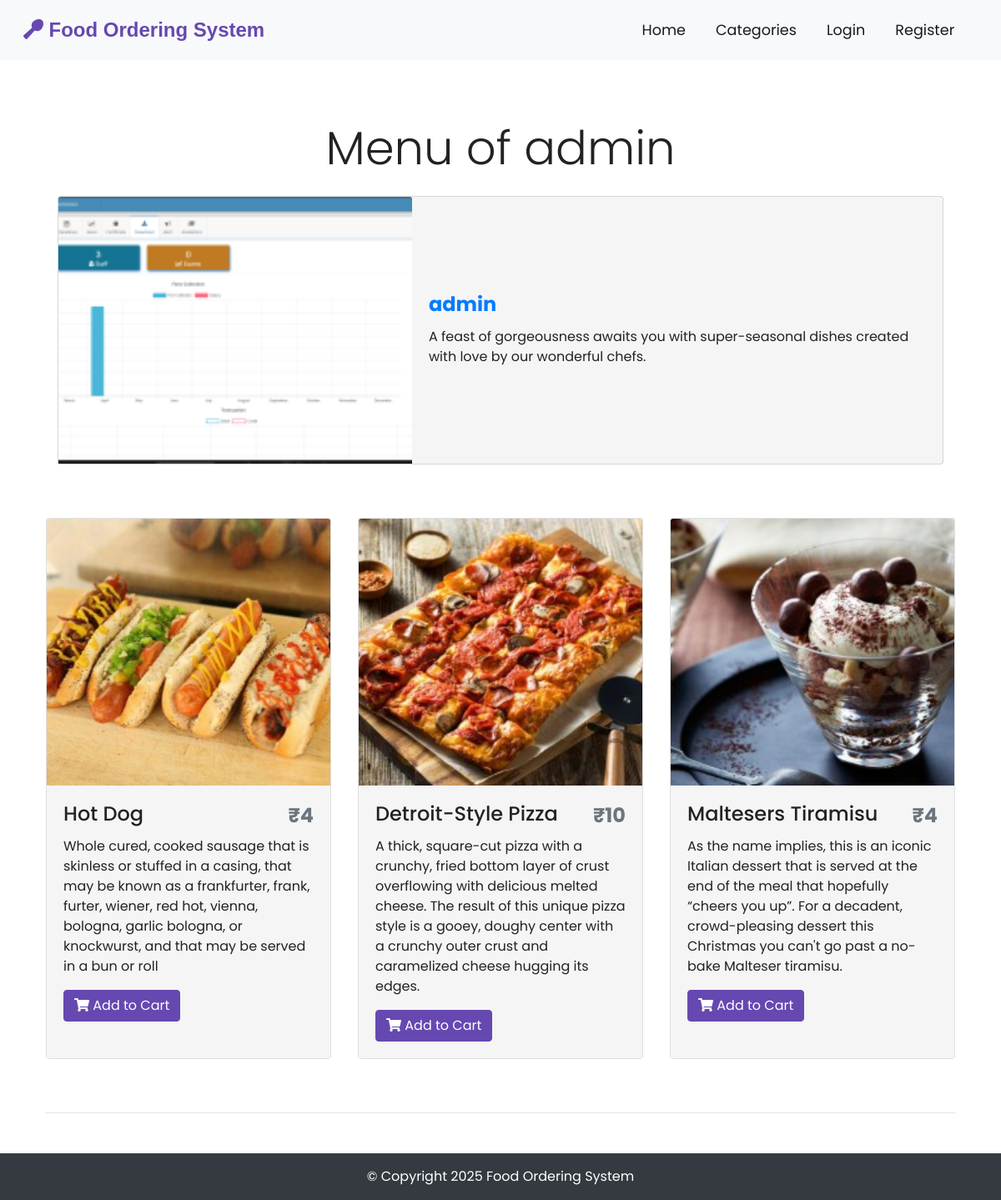
The app's page /dish/list/3 with its own data.
### tables this page shows
CREATE TABLE `categories` (
  `c_id` int(11) NOT NULL,
  `c_name` varchar(255) NOT NULL,
  `img` text DEFAULT NULL
);

CREATE TABLE `dishesh` (
  `d_id` int(11) NOT NULL,
  `c_id` int(11) NOT NULL,
  `name` varchar(255) NOT NULL,
  `about` varchar(255) NOT NULL,
  `price` float NOT NULL,
  `img` text NOT NULL,
  `status` int(11) DEFAULT 1
);

### application/controllers/Dish.php (called while the page is built, shortened)
<?php
class Dish extends CI_Controller {
    function __construct(){
        $this->load->library('cart');
    }
    public function list($id) {
        $this->load->model('Menu_model');
        $dishesh = $this->Menu_model->getDishesh($id);
        $this->load->model('Cat_model');
        $cat = $this->Cat_model->getCategory($id);
        $data['dishesh'] = $dishesh;
        $data['cat'] = $cat;
        $this->load->view('front/partials/header');
        $this->load->view('front/dish', $data);
        $this->load->view('front/partials/footer');
    }
}

### index.php (called while the page is built, shortened)
<?php
require_once BASEPATH.'core/CodeIgniter.php';

### application/models/Cat_model.php (called while the page is built, shortened)
<?php
class Cat_model extends CI_Model {
    public function getCategory($id) {
        $this->db->where('c_id', $id);
        $category = $this->db->get('categories')->row_array();
        return $category;
    }
}

### application/models/Menu_model.php (called while the page is built, shortened)
<?php
class Menu_model extends CI_Model {
    public function getDishesh($id) {
        $this->db->where('c_id', $id);
        $this->db->where('status', 1);
        $dish = $this->db->get('dishesh')->result_array();
        return $dish;
    }
}

### application/views/front/dish.php (the view)
<div class="container p-4">
    <div class="row welcome text-center welcome">
        <div class="col-12">
            <h1 class="display-4">Menu of <?php echo $cat['c_name']; ?></h1>
        </div>
    </div>
    <div class="container cat-card">
        <div class="card">
            <?php $img = $cat['img'];?>
            <img src="<?php echo base_url().'public/uploads/category/thumb/'.$img; ?>" class="card-img-top" />
            <div class="card-body">
                <h4 class="card-title font-weight-bold text-primary"><?php echo $cat['c_name']; ?></h4>
                <p class="card-text">
                A feast of gorgeousness awaits you with super-seasonal dishes created with love by our wonderful chefs.
                </p>
            </div>
        </div>
    </div>
</div>
<div class="container p-4 dish-card">
    <div class="row">
        <?php if(!empty($dishesh)) { ?>
        <?php foreach($dishesh as $dish) { ?>
        <div class="col-md-6 col-lg-4 d-flex align-items-stretch">
            <div class="card mb-4 shadow-sm">
                <?php $image = $dish['img'];?>
                <img class="card-img-top" src="<?php echo base_url().'public/uploads/dishesh/thumb/'.$image; ?>">
                <div class="card-body">
                    <div class="d-flex justify-content-between align-items-center">
                        <h4 class="card-title"><?php echo $dish['name']; ?></h4>
                        <h4 class="text-muted"><b>₹<?php echo $dish['price']; ?></b></h4>
                    </div>
                    <p class="card-text"><?php echo $dish['about']; ?></p>
                    <a href="<?php echo base_url().'Dish/addToCart/'.$dish['d_id']; ?>" class="btn btn-primary"><i
                            class="fas fa-shopping-cart"></i> Add to
                        Cart</a>
                </div>
            </div>
        </div>
        <?php } ?>
        <?php } else { ?>
        <div class="jumbotron">
            <h1>No records found</h1>
        </div>
        <?php } ?>
    </div>
    <hr class="my-4">
</div>

### assets/css/style.css (style rules this page uses)
html, body { height: 100%; width: 100%; font-family: "Poppins", sans-serif; color: #222; }
.btn-primary { background-color: #6648b1; border: 1px solid #6648b1; }
.welcome { width: 75%; margin: 0 auto; padding-top: 2rem; }
.dish-card .card-img-top { width: 100%; height: 40vh; object-fit: cover; }
.dish-card .card-body { background-color: #f5f5f5; }
.cat-card .card { flex-direction: row; align-items: center; }
.cat-card .card-title { font-weight: bold; }
.cat-card .card img { width: 80%; height: 40vh; object-fit: cover; }
.cat-card .card { background-color: #f5f5f5; }
@media only screen and (max-width: 1200px) { .cat-card .card img { width: 40%; } }
[class*="col-"] { padding: 1rem; }

### records on screen
categories: c_name "admin", img (picture)
dishesh: img (picture), name "Hot Dog", price "4", about "Whole cured, cooked sausage that is skinless or stuffed in a casing, that may be known as a frankfurter, frank, furter, wiener, red hot, vienna, bologna, garlic bologna, or knockwurst, and that may be served in a bun or roll"
dishesh: img (picture), name "Detroit-Style Pizza", price "10", about "A thick, square-cut pizza with a crunchy, fried bottom layer of crust overflowing with delicious melted cheese. The result of this unique pizza style is a gooey, doughy center with a crunchy outer crust and caramelized cheese hugging its edges."
dishesh: img (picture), name "Maltesers Tiramisu", price "4", about "As the name implies, this is an iconic Italian dessert that is served at the end of the meal that hopefully “cheers you up”. For a decadent, crowd-pleasing dessert this Christmas you can't go past a no-bake Malteser tiramisu."
